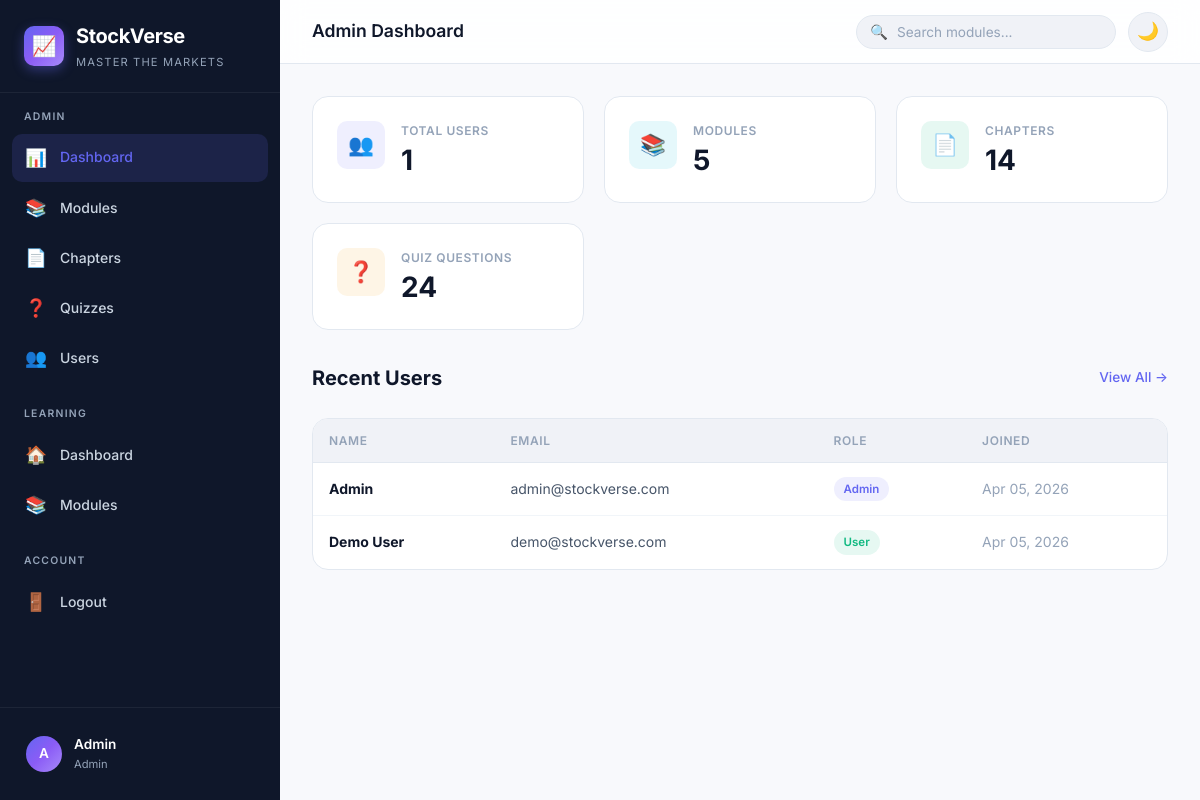
Page /admin/dashboard.php (signed in) on the committed database.
### tables this page shows
CREATE TABLE IF NOT EXISTS users (
    id INT AUTO_INCREMENT PRIMARY KEY,
    name VARCHAR(100) NOT NULL,
    email VARCHAR(150) NOT NULL UNIQUE,
    password VARCHAR(255) NOT NULL,
    role ENUM('user', 'admin') DEFAULT 'user',
    created_at TIMESTAMP DEFAULT CURRENT_TIMESTAMP
);

### includes/auth.php (called while the page is built, shortened)
<?php
function isLoggedIn(): bool {
    return isset($_SESSION['user_id']);
}
function isAdmin(): bool {
    return isLoggedIn() && ($_SESSION['user_role'] ?? '') === 'admin';
}
function getCurrentUser(): ?array {
    return [
        'id'   => $_SESSION['user_id'],
        'name' => $_SESSION['user_name'],
        'email'=> $_SESSION['user_email'],
        'role' => $_SESSION['user_role'],
    ];
}
function e(?string $value): string {
    return htmlspecialchars($value ?? '', ENT_QUOTES, 'UTF-8');
}

### admin/dashboard.php (the view, shortened to what this page needs)
<?php
require_once INCLUDES_PATH . '/auth.php';
$db = getDB();
$totalUsers = $db->query("SELECT COUNT(*) FROM users WHERE role = 'user'")->fetchColumn();
$totalModules = $db->query('SELECT COUNT(*) FROM modules')->fetchColumn();
$totalChapters = $db->query('SELECT COUNT(*) FROM chapters')->fetchColumn();
$totalQuizzes = $db->query('SELECT COUNT(*) FROM quizzes')->fetchColumn();
$recentUsers = $db->query('SELECT * FROM users ORDER BY created_at DESC LIMIT 5')->fetchAll();
$pageTitle = 'Admin Dashboard';
$currentPage = 'admin-dashboard';
require_once INCLUDES_PATH . '/header.php';
?>
<div class="stats-grid">
    <div class="stat-card stagger-item">
        <div class="stat-icon purple">👥</div>
        <div class="stat-info">
            <h3>Total Users</h3>
            <div class="stat-value"><?= $totalUsers ?></div>
        </div>
    </div>
    <div class="stat-card stagger-item">
        <div class="stat-icon cyan">📚</div>
        <div class="stat-info">
            <h3>Modules</h3>
            <div class="stat-value"><?= $totalModules ?></div>
        </div>
    </div>
    <div class="stat-card stagger-item">
        <div class="stat-icon green">📄</div>
        <div class="stat-info">
            <h3>Chapters</h3>
            <div class="stat-value"><?= $totalChapters ?></div>
        </div>
    </div>
    <div class="stat-card stagger-item">
        <div class="stat-icon amber">❓</div>
        <div class="stat-info">
            <h3>Quiz Questions</h3>
            <div class="stat-value"><?= $totalQuizzes ?></div>
        </div>
    </div>
</div>
<div class="section-header">
    <h2>Recent Users</h2>
    <a href="<?= BASE_URL ?>/admin/users.php" class="section-action">View All →</a>
</div>
<div class="table-container animate-slide-up">
    <table class="data-table">
        <thead><tr><th>Name</th><th>Email</th><th>Role</th><th>Joined</th></tr></thead>
        <tbody>
            <?php foreach ($recentUsers as $u): ?>
            <tr>
                <td><strong><?= e($u['name']) ?></strong></td>
                <td style="color:var(--text-secondary)"><?= e($u['email']) ?></td>
                <td><span class="badge <?= $u['role'] === 'admin' ? 'badge-primary' : 'badge-success' ?>"><?= e(ucfirst($u['role'])) ?></span></td>
                <td style="color:var(--text-tertiary)"><?= date('M d, Y', strtotime($u['created_at'])) ?></td>
            </tr>
            <?php endforeach; ?>
        </tbody>
    </table>
</div>
<?php require_once INCLUDES_PATH . '/footer.php'; ?>

### includes/header.php (shortened to what this page needs)
<?php
require_once __DIR__ . '/auth.php';
$user = getCurrentUser();
$isAdminUser = isAdmin();
$initials = $user ? strtoupper(substr($user['name'], 0, 1)) : '?';
?>
<!DOCTYPE html>
<html lang="en">
<head>
    <link rel="stylesheet" href="<?= ASSETS_PATH ?>/css/style.css">
    <link rel="stylesheet" href="<?= ASSETS_PATH ?>/css/components.css">
    <link rel="stylesheet" href="<?= ASSETS_PATH ?>/css/pages.css">
</head>
<body>
<div class="app-layout">
    <aside class="sidebar" id="sidebar">
        <div class="sidebar-brand">
            <div class="brand-icon">📈</div>
            <div>
                <h1><?= APP_NAME ?></h1>
                <span><?= APP_TAGLINE ?></span>
            </div>
        </div>
        <nav class="sidebar-nav">
            <?php if ($isAdminUser): ?>
            <div class="nav-section">
                <div class="nav-label">Admin</div>
                <a href="<?= BASE_URL ?>/admin/dashboard.php" class="nav-item <?= ($currentPage ?? '') === 'admin-dashboard' ? 'active' : '' ?>">
                    <span class="nav-icon">📊</span> Dashboard
                </a>
                <a href="<?= BASE_URL ?>/admin/modules.php" class="nav-item <?= ($currentPage ?? '') === 'admin-modules' ? 'active' : '' ?>">
                    <span class="nav-icon">📚</span> Modules
                </a>
                <a href="<?= BASE_URL ?>/admin/chapters.php" class="nav-item <?= ($currentPage ?? '') === 'admin-chapters' ? 'active' : '' ?>">
                    <span class="nav-icon">📄</span> Chapters
                </a>
                <a href="<?= BASE_URL ?>/admin/quizzes.php" class="nav-item <?= ($currentPage ?? '') === 'admin-quizzes' ? 'active' : '' ?>">
                    <span class="nav-icon">❓</span> Quizzes
                </a>
                <a href="<?= BASE_URL ?>/admin/users.php" class="nav-item <?= ($currentPage ?? '') === 'admin-users' ? 'active' : '' ?>">
                    <span class="nav-icon">👥</span> Users
                </a>
            </div>
            <?php endif; ?>
            <div class="nav-section">
                <div class="nav-label">Learning</div>
                <a href="<?= BASE_URL ?>/user/dashboard.php" class="nav-item <?= ($currentPage ?? '') === 'dashboard' ? 'active' : '' ?>">
                    <span class="nav-icon">🏠</span> Dashboard
                </a>
                <a href="<?= BASE_URL ?>/user/modules.php" class="nav-item <?= ($currentPage ?? '') === 'modules' ? 'active' : '' ?>">
                    <span class="nav-icon">📚</span> Modules
                </a>
            </div>
            <div class="nav-section">
                <div class="nav-label">Account</div>
                <a href="<?= BASE_URL ?>/auth/logout.php" class="nav-item">
                    <span class="nav-icon">🚪</span> Logout
                </a>
            </div>
        </nav>
        <div class="sidebar-footer">
            <div class="sidebar-user">
                <div class="user-avatar"><?= $initials ?></div>
                <div>
                    <div class="user-name"><?= e($user['name'] ?? 'Guest') ?></div>
                    <div class="user-role"><?= e(ucfirst($user['role'] ?? 'user')) ?></div>
                </div>
            </div>
        </div>
    </aside>
    <main class="main-content">
        <header class="topbar">
            <div class="topbar-left">
                <h2 class="page-title"><?= e($pageTitle ?? 'Dashboard') ?></h2>
            </div>
            <div class="topbar-right">
                <div class="search-bar">
                    <span class="search-icon">🔍</span>
                    <input type="text" id="searchInput" placeholder="Search modules...">
                </div>
                <button class="theme-toggle" id="themeToggle" title="Toggle theme">🌙</button>
            </div>
        </header>
        <div class="page-content">

### assets/css/components.css (style rules this page uses)
.stats-grid { display:grid;grid-template-columns:repeat(auto-fit,minmax(240px,1fr));gap:20px;margin-bottom:32px }
.stat-card { background:var(--bg-card);border:1px solid var(--border-color);border-radius:var(--radius-lg);padding:24px;display:flex;align-items:flex-start;gap:16px;transition:all var(--transition-base);position:relative;overflow:hidden }
.stat-card::before { content:'';position:absolute;top:0;left:0;right:0;height:3px;opacity:0;transition:opacity var(--transition-base) }
.stat-card:nth-child(1)::before { background:var(--gradient-card-1) }
.stat-card:nth-child(2)::before { background:var(--gradient-card-2) }
.stat-card:nth-child(3)::before { background:var(--gradient-card-3) }
.stat-card:nth-child(4)::before { background:var(--gradient-card-4) }
.stat-icon { width:48px;height:48px;border-radius:var(--radius-md);display:flex;align-items:center;justify-content:center;font-size:1.3rem;flex-shrink:0 }
.stat-icon.purple { background:var(--accent-primary-light);color:var(--accent-primary) }
.stat-icon.cyan { background:rgba(6,182,212,0.1);color:var(--accent-secondary) }
.stat-icon.green { background:var(--accent-success-light);color:var(--accent-success) }
.stat-icon.amber { background:var(--accent-warning-light);color:var(--accent-warning) }
.stat-info h3 { font-size:0.75rem;font-weight:600;text-transform:uppercase;letter-spacing:0.05em;color:var(--text-tertiary);margin-bottom:4px }
.stat-info .stat-value { font-size:1.75rem;font-weight:700;color:var(--text-primary);line-height:1.2 }
.section-header { display:flex;align-items:center;justify-content:space-between;margin-bottom:24px }
.section-header h2 { font-size:1.25rem;font-weight:700;color:var(--text-primary) }
.section-header .section-action { font-size:0.85rem;font-weight:500;color:var(--accent-primary);display:flex;align-items:center;gap:4px }
.table-container { background:var(--bg-card);border:1px solid var(--border-color);border-radius:var(--radius-lg);overflow:hidden }
.data-table { width:100%;border-collapse:collapse }
.data-table th { background:var(--bg-tertiary);padding:12px 16px;font-size:0.75rem;font-weight:600;text-transform:uppercase;letter-spacing:0.05em;color:var(--text-tertiary);text-align:left;border-bottom:1px solid var(--border-color) }
.data-table td { padding:14px 16px;font-size:0.875rem;color:var(--text-primary);border-bottom:1px solid var(--border-light) }
.data-table tr:last-child td { border-bottom:none }
.badge { display:inline-flex;align-items:center;padding:3px 10px;border-radius:var(--radius-full);font-size:0.72rem;font-weight:600 }
.badge-success { background:var(--accent-success-light);color:var(--accent-success) }
.badge-primary { background:var(--accent-primary-light);color:var(--accent-primary) }

### assets/css/pages.css (style rules this page uses)
.animate-slide-up { animation:slideUp 0.5s ease }
.stagger-item { opacity:0;animation:slideUp 0.5s ease forwards }
.stagger-item:nth-child(1) { animation-delay:0.1s }
.stagger-item:nth-child(2) { animation-delay:0.15s }
.stagger-item:nth-child(3) { animation-delay:0.2s }
.stagger-item:nth-child(4) { animation-delay:0.25s }

### rows in the picture
users: name "A", name "Admin", role "Admin", email "admin@stockverse.com", created_at "Apr 05, 2026"
users: name "Demo User", email "demo@stockverse.com", role "User", created_at "Apr 05, 2026"

### other values in the picture
APP_NAME "StockVerse"
APP_TAGLINE "MASTER THE MARKETS"
$pageTitle "Admin Dashboard"
$totalUsers "1"
$totalModules "5"
$totalChapters "14"
$totalQuizzes "24"
